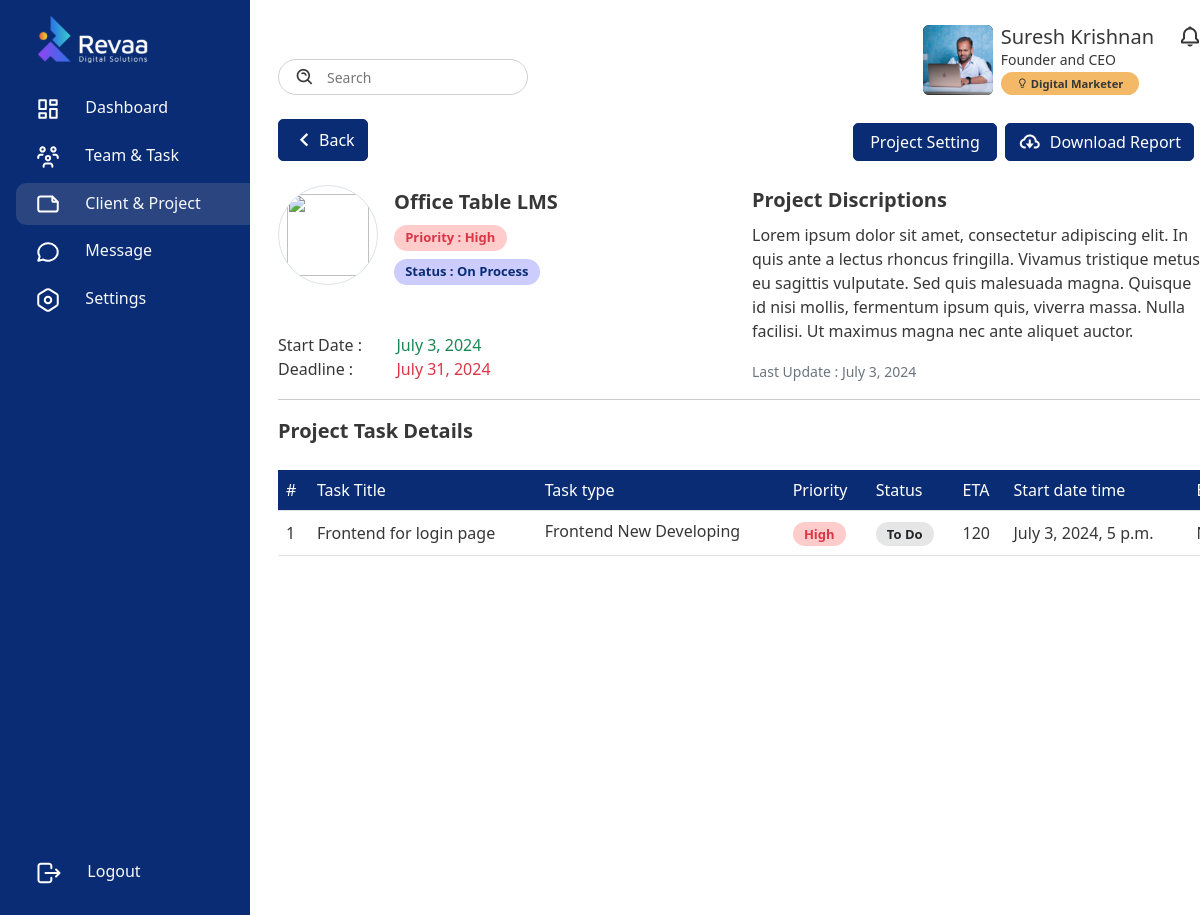
The app's page /project/4/ (signed in), older data.
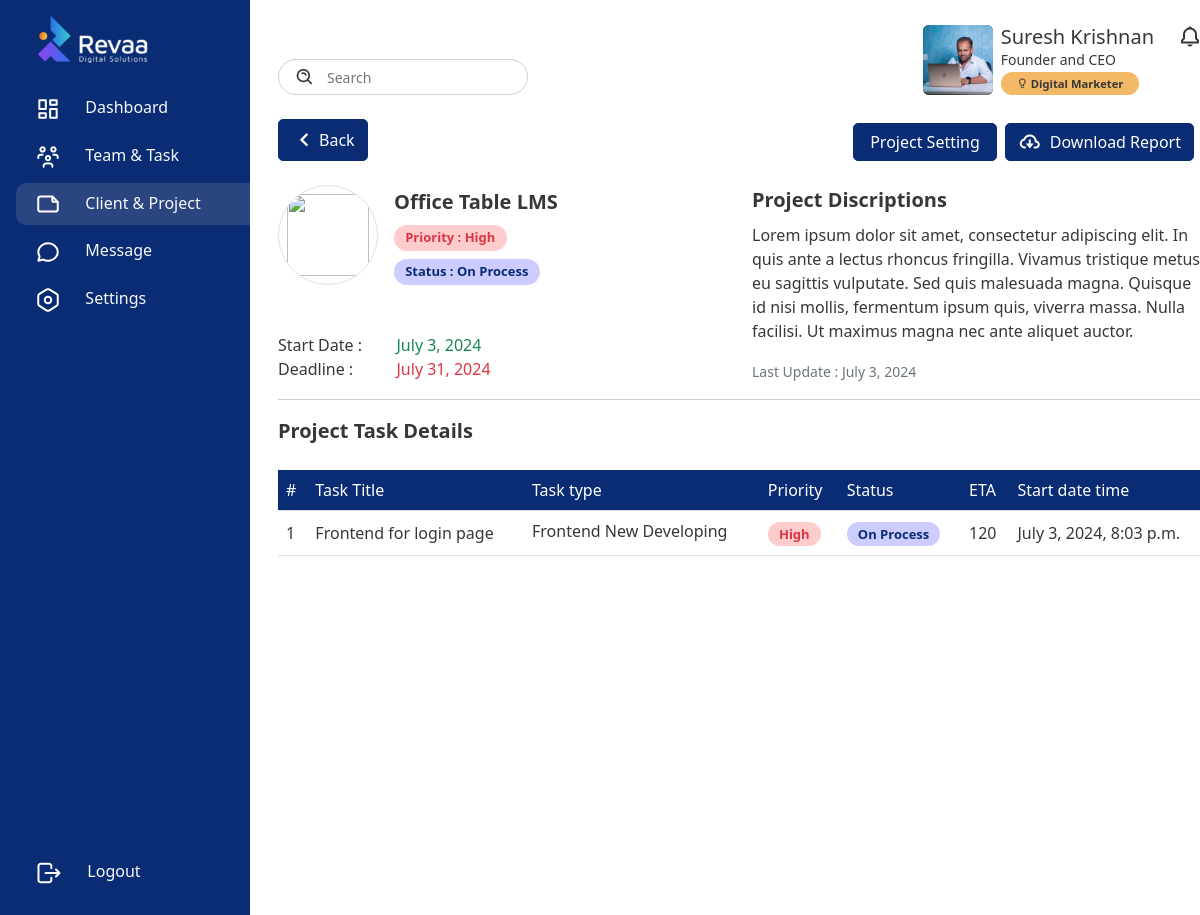
The same page, newer data.
### frontend/models.py (models this page shows, shortened)
class TaskSheet(models.Model):
    HIGH = 'High'
    MEDIUM = 'Medium'
    LOW = 'Low'
    PRIORITY_CHOICES = [
        (HIGH, 'High'),
        (MEDIUM, 'Medium'),
        (LOW, 'Low'),
    ]
    client = models.ForeignKey(customersTable, on_delete=models.SET_NULL, null=True, blank=True)
    title = models.CharField(max_length=250)
    description = models.TextField(max_length=1000)
    task_type = models.ForeignKey(Type, on_delete=models.CASCADE)
    priority = models.CharField(choices=PRIORITY_CHOICES, max_length=10, null=True, blank=True)
    status = models.ForeignKey(status, on_delete=models.CASCADE)
    start_date_time = models.DateTimeField(null=True, blank=True)
    ETA = models.IntegerField(null=True, blank=True) # Estimated Time of Arrival in minutes/hours/days (specify unit in a comment)
    end_date_time = models.DateTimeField(null=True, blank=True)
    project = models.ForeignKey(Project, on_delete=models.CASCADE)
    assigned_to = models.ForeignKey(EmployeeDetail, related_name='tasks_assigned_to', on_delete=models.CASCADE)
    assigned_from = models.ForeignKey(EmployeeDetail, related_name='tasks_assigned_from', on_delete=models.CASCADE)
    attachment = models.FileField(upload_to=attachment_upload_to, blank=True, null=True)
    hold = models.BooleanField(default=False)
    note_start_time = models.DateTimeField(null=True, blank=True)
    note_end_time = models.DateTimeField(null=True, blank=True)

class status(models.Model):
    NONE = 'None'
    GRAY = 'Gray'
    BLUE = 'Blue'
    GREEN = 'Green'
    YELLOW = 'Yellow'
    ORANGE = 'Orange'
    RED = 'Red'
    PINK = 'Pink'
    PURPLE = 'Purple'
    COLOR = [
        (NONE, 'None'),
        (GRAY, 'Gray'),
        (BLUE, 'Blue'),
        (GREEN, 'Green'),
        (YELLOW, 'Yellow'),
        (ORANGE, 'Orange'),
        (RED, 'Red'),
        (PINK, 'Pink'),
        (PURPLE, 'Purple'),
    ]
    name = models.CharField(max_length=255)
    description = models.TextField()
    color = models.CharField(choices=COLOR, max_length=16, null=True, blank=True)
    project = models.ForeignKey(Project, on_delete=models.CASCADE, related_name='status_project')
    def __str__(self):
        return self.name

class Type(models.Model):
    NONE = 'None'
    GRAY = 'Gray'
    BLUE = 'Blue'
    GREEN = 'Green'
    YELLOW = 'Yellow'
    ORANGE = 'Orange'
    RED = 'Red'
    PINK = 'Pink'
    PURPLE = 'Purple'
    COLOR = [
        (NONE, 'None'),
        (GRAY, 'Gray'),
        (BLUE, 'Blue'),
        (GREEN, 'Green'),
        (YELLOW, 'Yellow'),
        (ORANGE, 'Orange'),
        (RED, 'Red'),
        (PINK, 'Pink'),
        (PURPLE, 'Purple'),
    ]
    name = models.CharField(max_length=255)
    color = models.CharField(choices=COLOR, max_length=16, null=True, blank=True)
    project = models.ForeignKey(Project, on_delete=models.CASCADE, related_name='type_project')
    def __str__(self):
        return self.name

### frontend/functions/project.py (the view)
# urls.py: path('project/<int:pk>/', project.singleprojectopen, name='singleprojectopen'),
@login_required(login_url='login')
def singleprojectopen(request, pk):
    project = Project.objects.get(pk=pk)
    tasks = TaskSheet.objects.filter(project =project)[::-1]
    statuses = [status for status, _ in Project.STATUS_CHOICES]
    prioritis = [priority for priority, _ in Project.PRIORITY_CHOICES]
    context = {
        'Project': 'active',
        'project': project,
        'tasks':tasks,
        'statuses':statuses,
        'prioritis':prioritis,
    }
    return render(request, 'tmt-tool/singleprojectopen.html', context)

### frontend/models.py (called while the page is built)
    def __str__(self):
        return self.name

### templates/tmt-tool/singleprojectopen.html (shortened to what the changed rows need)
{% extends 'base.html' %}
{% load static %}
{% block container %}
<div class="d-flex">
    <div class="content w-100">
        <div class="container mt-4">
            <section class="task-section" style="overflow-y: auto;">
                <div style="width: 77vw; overflow-x: auto;">
                    <table class="table align-middle mb-0 mt-3" style="width: 110vw;">
                        <thead class="bg-primary">
                            <tr>
                                <td class="text-white">#</td>
                                <td class="text-white">Task Title</td>
                                <td class="text-white">Task type</td>
                                <td class="text-white">Priority</td>
                                <td class="text-white">Status</td>
                                <td class="text-white">ETA</td>
                                <td class="text-white">Start date time</td>
                                <td class="text-white">End date time</td>
                            </tr>
                        </thead>
                        <tbody>
                            {% if tasks %}
                            {% for task in tasks %}
                            <tr  class="{% if forloop.counter|divisibleby:2 == True %}bg-gray{% endif %}">
                                <td>{{forloop.counter}}</td>
                                <td>{{task.title}}</td>
                                <td> <p class="fw-normal mb-1">{{task.task_type}}</p></td>
                                <td> <span class="badge
                                {% if task.priority == 'Low' %}
                                cs-alert-primary
                                {% elif task.priority == 'Medium' %}
                                cs-alert-orange
                                {% elif task.priority == 'High' %}
                                cs-alert-danger
                                {% else %}
                                cs-alert-yellow
                                {% endif %}
                                rounded-pill d-inline">{{task.priority}}</span></td>
                                <td> <span class="badge rounded-pill d-inline
                                    {% if task.status.color == 'None' %}
                                    border
                                    {% elif task.status.color == 'Gray' %}
                                    cs-alert-gray text-dark
                                    {% elif task.status.color == 'Blue' %}
                                    cs-alert-primary
                                    {% elif task.status.color == 'Green' %}
                                    cs-alert-green
                                    {% elif task.status.color == 'Yellow' %}
                                    cs-alert-yellow
                                    {% elif task.status.color == 'Orange' %}
                                    cs-alert-orange
                                    {% elif task.status.color == 'Red' %}
                                    cs-alert-danger
                                    {% elif task.status.color == 'Pink' %}
                                    cs-alert-pink
                                    {% elif task.status.color == 'Purple' %}
                                    cs-alert-purple
                                    {% endif %}
                                ">{{task.status}}</span></td>
                                <td>{{task.ETA}}</td>
                                <td>{{task.start_date_time}}</td>
                                <td>{{task.end_date_time}}</td>
                            </tr>
                            {% endfor %}
                            {% else %}
                            <tr class="">
                                <td colspan="7" class="text-center">No tasks available</td>
                            </tr>
                            {% endif %}
                        </tbody>
                    </table>
                </div>
            </section>
        </div>
    </div>
</div>
{% endblock %}

Row changes from the older to the newer data that the page shows:
changed TaskSheet "Frontend for login page": status_id 10 → 11 (drawn); status "To Do" → "On Process"; start_date_time "July 3, 2024, 5 p.m." → "July 3, 2024, 8:03 p.m."
